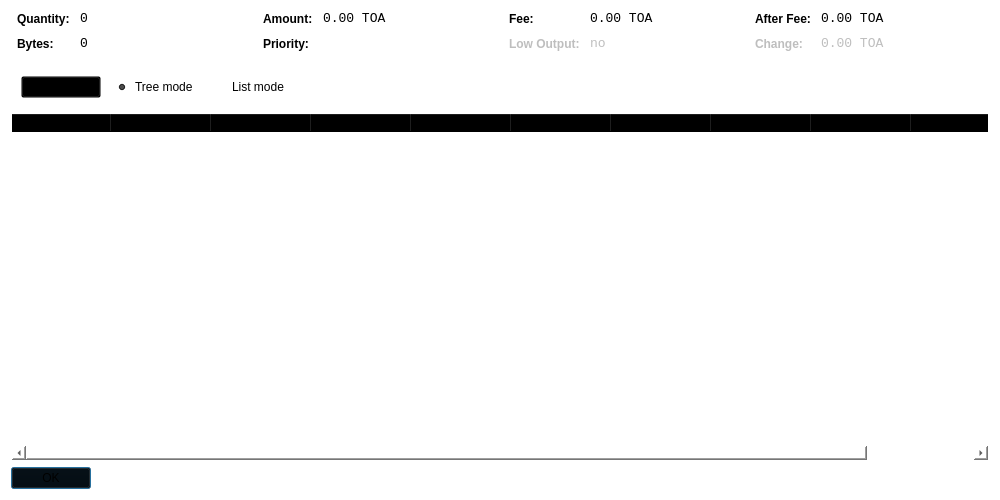
<?xml version="1.0" encoding="UTF-8"?>
<ui version="4.0">
 <class>CoinControlDialog</class>
 <widget class="QDialog" name="CoinControlDialog">
  <property name="geometry">
   <rect>
    <x>0</x>
    <y>0</y>
    <width>1000</width>
    <height>500</height>
   </rect>
  </property>
  <property name="windowTitle">
   <string>Coin Control</string>
  </property>
  <property name="styleSheet">
   <string notr="true">background: transparent;</string>
  </property>
  <layout class="QVBoxLayout" name="verticalLayout">
   <item>
    <layout class="QHBoxLayout" name="horizontalLayoutTop" stretch="0,0,0,0">
     <property name="topMargin">
      <number>0</number>
     </property>
     <property name="bottomMargin">
      <number>10</number>
     </property>
     <item>
      <layout class="QFormLayout" name="formLayoutCoinControl1">
       <property name="horizontalSpacing">
        <number>10</number>
       </property>
       <property name="verticalSpacing">
        <number>10</number>
       </property>
       <property name="leftMargin">
        <number>6</number>
       </property>
       <property name="rightMargin">
        <number>6</number>
       </property>
       <item row="0" column="0">
        <widget class="QLabel" name="labelCoinControlQuantityText">
         <property name="styleSheet">
          <string notr="true">font-weight:bold;</string>
         </property>
         <property name="text">
          <string>Quantity:</string>
         </property>
        </widget>
       </item>
       <item row="0" column="1">
        <widget class="QLabel" name="labelCoinControlQuantity">
         <property name="font">
          <font>
           <family>Monospace</family>
           <pointsize>10</pointsize>
          </font>
         </property>
         <property name="cursor">
          <cursorShape>IBeamCursor</cursorShape>
         </property>
         <property name="contextMenuPolicy">
          <enum>Qt::ActionsContextMenu</enum>
         </property>
         <property name="text">
          <string notr="true">0</string>
         </property>
         <property name="textInteractionFlags">
          <set>Qt::LinksAccessibleByMouse|Qt::TextSelectableByKeyboard|Qt::TextSelectableByMouse</set>
         </property>
        </widget>
       </item>
       <item row="1" column="0">
        <widget class="QLabel" name="labelCoinControlBytesText">
         <property name="styleSheet">
          <string notr="true">font-weight:bold;</string>
         </property>
         <property name="text">
          <string>Bytes:</string>
         </property>
        </widget>
       </item>
       <item row="1" column="1">
        <widget class="QLabel" name="labelCoinControlBytes">
         <property name="font">
          <font>
           <family>Monospace</family>
           <pointsize>10</pointsize>
          </font>
         </property>
         <property name="cursor">
          <cursorShape>IBeamCursor</cursorShape>
         </property>
         <property name="contextMenuPolicy">
          <enum>Qt::ActionsContextMenu</enum>
         </property>
         <property name="text">
          <string notr="true">0</string>
         </property>
         <property name="textInteractionFlags">
          <set>Qt::LinksAccessibleByMouse|Qt::TextSelectableByKeyboard|Qt::TextSelectableByMouse</set>
         </property>
        </widget>
       </item>
      </layout>
     </item>
     <item>
      <layout class="QFormLayout" name="formLayoutCoinControl2">
       <property name="horizontalSpacing">
        <number>10</number>
       </property>
       <property name="verticalSpacing">
        <number>10</number>
       </property>
       <property name="leftMargin">
        <number>6</number>
       </property>
       <property name="rightMargin">
        <number>6</number>
       </property>
       <item row="0" column="0">
        <widget class="QLabel" name="labelCoinControlAmountText">
         <property name="styleSheet">
          <string notr="true">font-weight:bold;</string>
         </property>
         <property name="text">
          <string>Amount:</string>
         </property>
        </widget>
       </item>
       <item row="0" column="1">
        <widget class="QLabel" name="labelCoinControlAmount">
         <property name="font">
          <font>
           <family>Monospace</family>
           <pointsize>10</pointsize>
          </font>
         </property>
         <property name="cursor">
          <cursorShape>IBeamCursor</cursorShape>
         </property>
         <property name="contextMenuPolicy">
          <enum>Qt::ActionsContextMenu</enum>
         </property>
         <property name="text">
          <string notr="true">0.00 TOA</string>
         </property>
         <property name="textInteractionFlags">
          <set>Qt::LinksAccessibleByMouse|Qt::TextSelectableByKeyboard|Qt::TextSelectableByMouse</set>
         </property>
        </widget>
       </item>
       <item row="1" column="0">
        <widget class="QLabel" name="labelCoinControlPriorityText">
         <property name="styleSheet">
          <string notr="true">font-weight:bold;</string>
         </property>
         <property name="text">
          <string>Priority:</string>
         </property>
        </widget>
       </item>
       <item row="1" column="1">
        <widget class="QLabel" name="labelCoinControlPriority">
         <property name="font">
          <font>
           <family>Monospace</family>
           <pointsize>10</pointsize>
          </font>
         </property>
         <property name="cursor">
          <cursorShape>IBeamCursor</cursorShape>
         </property>
         <property name="contextMenuPolicy">
          <enum>Qt::ActionsContextMenu</enum>
         </property>
         <property name="text">
          <string/>
         </property>
         <property name="textInteractionFlags">
          <set>Qt::LinksAccessibleByMouse|Qt::TextSelectableByKeyboard|Qt::TextSelectableByMouse</set>
         </property>
        </widget>
       </item>
      </layout>
     </item>
     <item>
      <layout class="QFormLayout" name="formLayoutCoinControl3">
       <property name="horizontalSpacing">
        <number>10</number>
       </property>
       <property name="verticalSpacing">
        <number>10</number>
       </property>
       <property name="leftMargin">
        <number>6</number>
       </property>
       <property name="rightMargin">
        <number>6</number>
       </property>
       <item row="0" column="0">
        <widget class="QLabel" name="labelCoinControlFeeText">
         <property name="styleSheet">
          <string notr="true">font-weight:bold;</string>
         </property>
         <property name="text">
          <string>Fee:</string>
         </property>
        </widget>
       </item>
       <item row="0" column="1">
        <widget class="QLabel" name="labelCoinControlFee">
         <property name="font">
          <font>
           <family>Monospace</family>
           <pointsize>10</pointsize>
          </font>
         </property>
         <property name="cursor">
          <cursorShape>IBeamCursor</cursorShape>
         </property>
         <property name="contextMenuPolicy">
          <enum>Qt::ActionsContextMenu</enum>
         </property>
         <property name="text">
          <string notr="true">0.00 TOA</string>
         </property>
         <property name="textInteractionFlags">
          <set>Qt::LinksAccessibleByMouse|Qt::TextSelectableByKeyboard|Qt::TextSelectableByMouse</set>
         </property>
        </widget>
       </item>
       <item row="1" column="0">
        <widget class="QLabel" name="labelCoinControlLowOutputText">
         <property name="enabled">
          <bool>false</bool>
         </property>
         <property name="styleSheet">
          <string notr="true">font-weight:bold;</string>
         </property>
         <property name="text">
          <string>Low Output:</string>
         </property>
        </widget>
       </item>
       <item row="1" column="1">
        <widget class="QLabel" name="labelCoinControlLowOutput">
         <property name="enabled">
          <bool>false</bool>
         </property>
         <property name="font">
          <font>
           <family>Monospace</family>
           <pointsize>10</pointsize>
          </font>
         </property>
         <property name="cursor">
          <cursorShape>IBeamCursor</cursorShape>
         </property>
         <property name="contextMenuPolicy">
          <enum>Qt::ActionsContextMenu</enum>
         </property>
         <property name="text">
          <string notr="true">no</string>
         </property>
         <property name="textInteractionFlags">
          <set>Qt::LinksAccessibleByMouse|Qt::TextSelectableByKeyboard|Qt::TextSelectableByMouse</set>
         </property>
        </widget>
       </item>
      </layout>
     </item>
     <item>
      <layout class="QFormLayout" name="formLayoutCoinControl4">
       <property name="horizontalSpacing">
        <number>10</number>
       </property>
       <property name="verticalSpacing">
        <number>10</number>
       </property>
       <property name="leftMargin">
        <number>6</number>
       </property>
       <property name="rightMargin">
        <number>6</number>
       </property>
       <item row="0" column="0">
        <widget class="QLabel" name="labelCoinControlAfterFeeText">
         <property name="styleSheet">
          <string notr="true">font-weight:bold;</string>
         </property>
         <property name="text">
          <string>After Fee:</string>
         </property>
        </widget>
       </item>
       <item row="0" column="1">
        <widget class="QLabel" name="labelCoinControlAfterFee">
         <property name="font">
          <font>
           <family>Monospace</family>
           <pointsize>10</pointsize>
          </font>
         </property>
         <property name="cursor">
          <cursorShape>IBeamCursor</cursorShape>
         </property>
         <property name="contextMenuPolicy">
          <enum>Qt::ActionsContextMenu</enum>
         </property>
         <property name="text">
          <string notr="true">0.00 TOA</string>
         </property>
         <property name="textInteractionFlags">
          <set>Qt::LinksAccessibleByMouse|Qt::TextSelectableByKeyboard|Qt::TextSelectableByMouse</set>
         </property>
        </widget>
       </item>
       <item row="1" column="0">
        <widget class="QLabel" name="labelCoinControlChangeText">
         <property name="enabled">
          <bool>false</bool>
         </property>
         <property name="styleSheet">
          <string notr="true">font-weight:bold;</string>
         </property>
         <property name="text">
          <string>Change:</string>
         </property>
        </widget>
       </item>
       <item row="1" column="1">
        <widget class="QLabel" name="labelCoinControlChange">
         <property name="enabled">
          <bool>false</bool>
         </property>
         <property name="font">
          <font>
           <family>Monospace</family>
           <pointsize>10</pointsize>
          </font>
         </property>
         <property name="cursor">
          <cursorShape>IBeamCursor</cursorShape>
         </property>
         <property name="contextMenuPolicy">
          <enum>Qt::ActionsContextMenu</enum>
         </property>
         <property name="text">
          <string notr="true">0.00 TOA</string>
         </property>
         <property name="textInteractionFlags">
          <set>Qt::LinksAccessibleByMouse|Qt::TextSelectableByKeyboard|Qt::TextSelectableByMouse</set>
         </property>
        </widget>
       </item>
      </layout>
     </item>
    </layout>
   </item>
   <item>
    <widget class="QFrame" name="frame">
     <property name="minimumSize">
      <size>
       <width>0</width>
       <height>40</height>
      </size>
     </property>
     <property name="frameShape">
      <enum>QFrame::StyledPanel</enum>
     </property>
     <property name="frameShadow">
      <enum>QFrame::Sunken</enum>
     </property>
     <widget class="QWidget" name="horizontalLayoutWidget">
      <property name="geometry">
       <rect>
        <x>10</x>
        <y>0</y>
        <width>781</width>
        <height>41</height>
       </rect>
      </property>
      <layout class="QHBoxLayout" name="horizontalLayoutPanel" stretch="0,0,0,0">
       <property name="spacing">
        <number>14</number>
       </property>
       <item>
        <widget class="QPushButton" name="pushButtonSelectAll">
         <property name="sizePolicy">
          <sizepolicy hsizetype="Maximum" vsizetype="Fixed">
           <horstretch>0</horstretch>
           <verstretch>0</verstretch>
          </sizepolicy>
         </property>
         <property name="text">
          <string>(un)select all</string>
         </property>
        </widget>
       </item>
       <item>
        <widget class="QRadioButton" name="radioTreeMode">
         <property name="sizePolicy">
          <sizepolicy hsizetype="Maximum" vsizetype="Fixed">
           <horstretch>0</horstretch>
           <verstretch>0</verstretch>
          </sizepolicy>
         </property>
         <property name="text">
          <string>Tree mode</string>
         </property>
         <property name="checked">
          <bool>true</bool>
         </property>
        </widget>
       </item>
       <item>
        <widget class="QRadioButton" name="radioListMode">
         <property name="sizePolicy">
          <sizepolicy hsizetype="Maximum" vsizetype="Fixed">
           <horstretch>0</horstretch>
           <verstretch>0</verstretch>
          </sizepolicy>
         </property>
         <property name="text">
          <string>List mode</string>
         </property>
        </widget>
       </item>
       <item>
        <spacer name="horizontalSpacer">
         <property name="orientation">
          <enum>Qt::Horizontal</enum>
         </property>
         <property name="sizeHint" stdset="0">
          <size>
           <width>40</width>
           <height>20</height>
          </size>
         </property>
        </spacer>
       </item>
      </layout>
     </widget>
    </widget>
   </item>
   <item>
    <widget class="CoinControlTreeWidget" name="treeWidget">
     <property name="contextMenuPolicy">
      <enum>Qt::CustomContextMenu</enum>
     </property>
     <property name="sortingEnabled">
      <bool>false</bool>
     </property>
     <property name="columnCount">
      <number>11</number>
     </property>
     <attribute name="headerShowSortIndicator" stdset="0">
      <bool>true</bool>
     </attribute>
     <attribute name="headerStretchLastSection">
      <bool>false</bool>
     </attribute>
     <column>
      <property name="text">
       <string/>
      </property>
     </column>
     <column>
      <property name="text">
       <string>Amount</string>
      </property>
     </column>
     <column>
      <property name="text">
       <string>Label</string>
      </property>
     </column>
     <column>
      <property name="text">
       <string>Address</string>
      </property>
     </column>
     <column>
      <property name="text">
       <string>Date</string>
      </property>
     </column>
     <column>
      <property name="text">
       <string>Confirmations</string>
      </property>
      <property name="toolTip">
       <string>Confirmed</string>
      </property>
     </column>
     <column>
      <property name="text">
       <string>Priority</string>
      </property>
     </column>
     <column>
      <property name="text">
       <string/>
      </property>
     </column>
     <column>
      <property name="text">
       <string/>
      </property>
     </column>
     <column>
      <property name="text">
       <string/>
      </property>
     </column>
     <column>
      <property name="text">
       <string/>
      </property>
     </column>
    </widget>
   </item>
   <item>
    <widget class="QDialogButtonBox" name="buttonBox">
     <property name="sizePolicy">
      <sizepolicy hsizetype="Maximum" vsizetype="Fixed">
       <horstretch>0</horstretch>
       <verstretch>0</verstretch>
      </sizepolicy>
     </property>
     <property name="orientation">
      <enum>Qt::Horizontal</enum>
     </property>
     <property name="standardButtons">
      <set>QDialogButtonBox::Ok</set>
     </property>
    </widget>
   </item>
  </layout>
 </widget>
 <customwidgets>
  <customwidget>
   <class>CoinControlTreeWidget</class>
   <extends>QTreeWidget</extends>
   <header>coincontroltreewidget.h</header>
  </customwidget>
 </customwidgets>
 <resources/>
 <connections/>
</ui>
